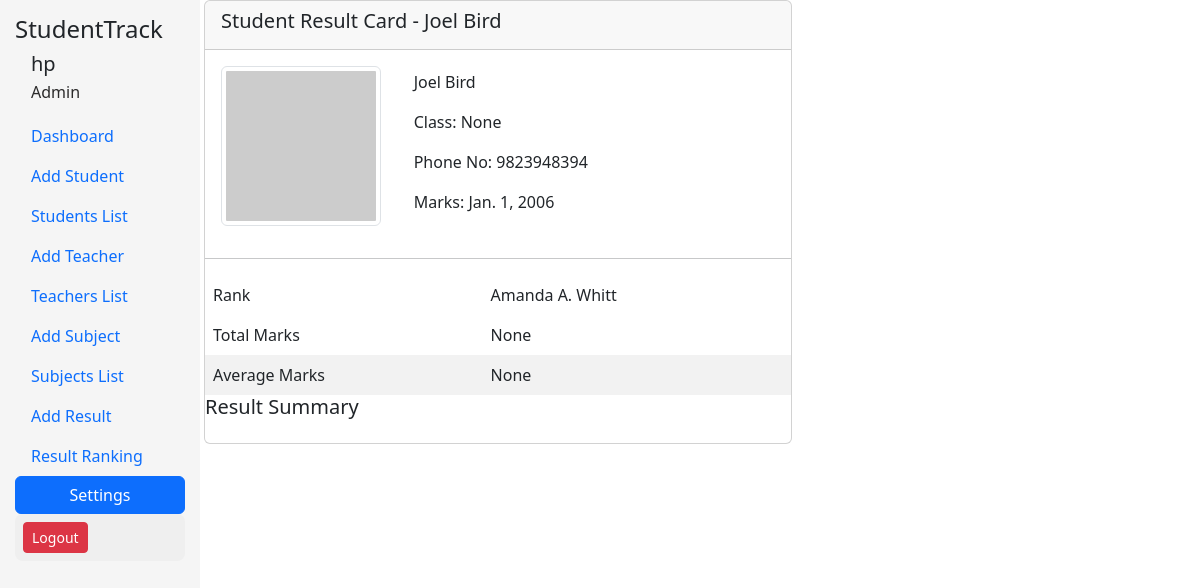
/student/result/5 (signed in), run on an earlier commit of the app's database.
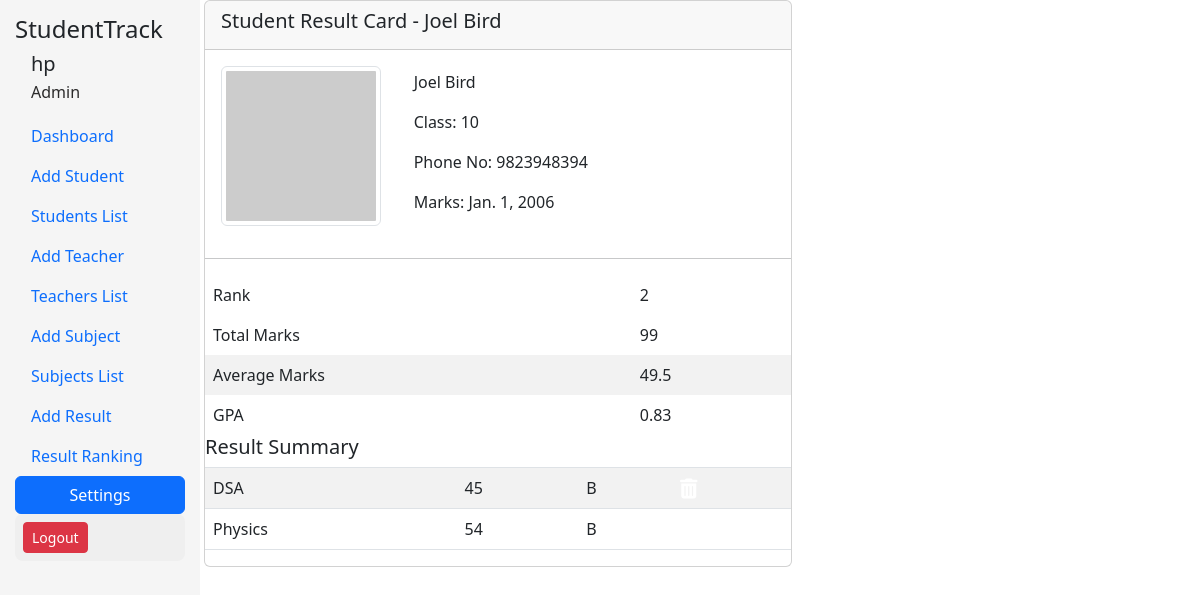
And on a later commit of the database.
### smsapp/models.py (models this page shows, shortened)
class Student(models.Model):
    name = models.CharField(max_length=300, null=True)
    grade = models.CharField(max_length=10, null=True)
    number = models.CharField(max_length=15, null=True)
    address = models.TextField(max_length=500, null=True)
    date_of_birth = models.DateField(null=True)
    def __str__(self):
        return f"{self.name}"

class Result(models.Model):
    student = models.ForeignKey(Student, related_name="student", on_delete=models.CASCADE)
    subject = models.ForeignKey(Subject, related_name="subjects", on_delete=models.CASCADE)
    marks = models.IntegerField()
    class Meta:
        unique_together = ['student', 'subject']

class Subject(models.Model):
    subject = models.CharField(max_length=50)
    def __str__(self):
        return (f"{self.subject}")

### smsapp/views.py (the view)
# urls.py: path('student/result/<int:sid>', views.viewresult, name='viewresult'),
@login_required(login_url='/userlogin')
def viewresult(request, sid):
    student_result = Result.objects.filter(student_id=sid)
    student_info = get_object_or_404(Student, id=sid)
    total_marks = student_result.aggregate(total_marks = Sum('marks'))
    avg_marks = student_result.aggregate(avg_name = Avg('marks'))
    total = total_marks['total_marks']
    grade = student_info.grade
    student_ranks = Student.objects.filter(grade=grade).annotate(total_marks = Sum('student__marks')).order_by('-total_marks')
    srank = -1
    for index, rank in enumerate(student_ranks, start=1):
        if rank.id == sid:
            srank = index
    if total:
        gpa = total / 600 * 5
        gpa = format(gpa, ".2f")
        context = {'result' : student_result,
               'student': student_info,
               'total_marks': total_marks,
               'avg_marks': avg_marks,
               'gpa': gpa,
               'rank': srank
               }
        return render(request, "result.html", context)
    context = {'result' : student_result,
               'student': student_info,
               'total_marks': total_marks,
               'avg_marks': avg_marks,
               'rank': rank
               }
    return render(request, "result.html", context)

### templates/result.html (shortened to what this page needs)
{% extends 'base.html' %}
{% block body %}
<div class="row">
  {% include 'sidebar.html'%}
   <div class="col-md-6">
    <div class="card">
      <div class="card-header">
        <h5 class="card-title">Student Result Card - {{student.name}}</h5>
      </div>
      <div class="card-body">
        <div class="row">
          <div class="col-md-4">
            <img src="https://via.placeholder.com/150" alt="Student Image" class="img-thumbnail">
          </div>
          <div class="col-md-8 mb-8">
            <p class="card-text">{{student.name}}</p>
            <p class="card-text">Class: {{student.grade}}</p>
            <p class="card-text">Phone No: {{student.number}}</p>
            <p class="card-text">Marks: {{student.date_of_birth}}</p>
          </div>
          </div>
        </div>
        <hr>
        <table>
          <tr>
            <td>Rank </td>
            <td>{{rank}}</td>
          </tr>
          <tr>
          <tr>
            <td>Total Marks</td>
            <td>{{total_marks.total_marks}}</td>
          </tr>
          <tr>
            <td>Average Marks</td>
            <td>{{avg_marks.avg_name}}</td>
          </tr>
          <tr>
            {% if gpa %}
            <td>GPA</td>
            <td>{{gpa}}</td>
            {% endif %}
          </tr>
        </table>
        <h5>Result Summary</h5>
        <div class="table-responsive">
          <table class="table table-striped">
              {% for m in result %}
              <tr>
                <td>{{m.subject}}</td>
                <td>{{m.marks}}</td>
                {% if m.marks >= 60 %}
                <td>A</td>
                {% elif m.marks <= 59 and m.marks > 40 %}
                <td>B</td>
                {% else %}
                <td>F</td>
                {% endif %}
                <td>
                  <a href="{% url 'resultdelete' m.id %}">
                  <i class="fa-solid fa-trash-can fa-lg"></i>
                  </a>
                </td>
              </tr>
              {% endfor %}
          </table>
        </div>
      </div>
    </div>
   </div>
  {% endblock body %}

### templates/base.html (shortened to what this page needs)
<!DOCTYPE html>
<html lang="en">
<head>
  <link rel="stylesheet" href="https://cdnjs.cloudflare.com/ajax/libs/twitter-bootstrap/4.6.0/css/bootstrap.min.css" />
  <link rel="stylesheet" href="https://cdnjs.cloudflare.com/ajax/libs/font-awesome/6.1.1/css/all.min.css">
  <link href="https://cdn.jsdelivr.net/npm/bootstrap@5.3.0-alpha3/dist/css/bootstrap.min.css" rel="stylesheet">
</head>
<body>
{% block body %}
{% endblock %}
</body>
</html>

### templates/sidebar.html (shortened to what this page needs)
<div class="col-md-2">
    <div class="sidebar">
      <h4>StudentTrack</h4>
      {% if user.is_authenticated %}
      <div class="flex-grow-1 ms-3">
        <h5 class="mb-1">{{user.username}}</h5>
        <p class="mb-2 pb-1" style="color: #2b2a2a;">Admin</p>
        </div>
      {% endif %}
      <ul class="nav flex-column">
        <li class="nav-item">
          <a class="nav-link active" href="/">Dashboard</a>
        </li>
        <li class="nav-item">
          <a class="nav-link active" href="/addstudent">Add Student</a>
        </li>
        <li class="nav-item">
          <a class="nav-link" href="/studentslist">Students List</a>
        </li>
        <li class="nav-item">
          <a class="nav-link active" href="/addteacher">Add Teacher</a>
        </li>
        <li class="nav-item">
          <a class="nav-link" href="/teacherslist">Teachers List</a>
        </li>
        <li class="nav-item">
            <a class="nav-link" href="/addsubject">Add Subject</a>
          </li>
        <li class="nav-item">
          <a class="nav-link" href="/subjectslist">Subjects List</a>
        </li>
        <li class="nav-item">
          <a class="nav-link" href="/addresult">Add Result</a>
        </li>
        <li class="nav-item">
          <a class="nav-link" href="/resultrank">Result Ranking</a>
        </li>
        <a href="/settings" class="btn btn-primary">Settings</a>
        <div class="d-flex justify-content-start rounded-3 p-2 mb-2"
          style="background-color: #efefef;">
          <button class="btn btn-sm btn-danger">
            <a href="/userlogout">
              Logout
            </a>
          </button>
          </div>
      </ul>
    </div>
  </div>

### templates/base.html (style rules this page uses)
.sidebar { height: 100%; width: 200px; position: fixed; top: 0; left: 0; background-color: #f5f5f5; padding: 15px; }
table { border-collapse: collapse; width: 100%; }
th, td { text-align: left; padding: 8px; }
tr:nth-child(even) { background-color: #f2f2f2; }
a { color: WHITE; text-decoration: none; }

### templates/result.html (style rules this page uses)
.sidebar { height: 100%; width: 200px; position: fixed; top: 0; left: 0; background-color: #f5f5f5; padding: 15px; }
table { border-collapse: collapse; width: 100%; }
th, td { text-align: left; padding: 8px; }
tr:nth-child(even) { background-color: #f2f2f2; }

What changed in the data, as far as the page shows it:
no longer on this page (row edited): Student: name "Amanda A. Whitt"
changed Student "Joel Bird": grade "None" → "10"
added Result: subject "DSA", marks "45", shows "B"
added Result: subject "Physics", marks "54", shows "B"
Also different on the page:
{{ rank }}: (not shown) → "2"
{{ total_marks.total_marks }}: "None" → "99"
{{ avg_marks.avg_name }}: "None" → "49.5"
{{ gpa }}: (not shown) → "0.83"
text now shown: "GPA"
